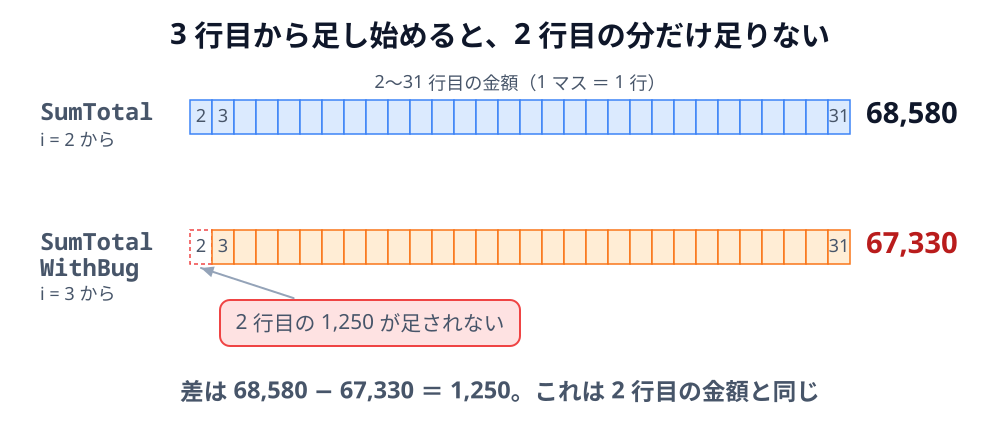

The script that saved this image:
"""3-4: 1 行ずれのバグ。正しい SumTotal は 2 行目から足して 68,580。バグありは 3 行目から足すので 2 行目の 1,250 が抜けて 67,330（PART-WHOLE / SCALE）。"""
import sys
sys.path.insert(0, "/Users/seekseep/.claude/skills/genfig")
from genfig import Canvas
from genfig.tokens import PALETTE

c = Canvas(1000, 430)
c.text(500, 44, "3 行目から足し始めると、2 行目の分だけ足りない", scale="heading")

CW, CH, X0 = 22, 34, 190


def strip(y, start, color):
    for k, row in enumerate(range(2, 32)):
        x = X0 + k * CW
        used = row >= start
        p = PALETTE[color if used else "red"]
        dash = '' if used else ' stroke-dasharray="4 3"'
        c.raw(f'<rect x="{x}" y="{y}" width="{CW}" height="{CH}" fill="{p["bg"] if used else "#ffffff"}" '
              f'stroke="{p["border"]}" stroke-width="1.5"{dash}/>')
        if row in (2, 3, 31):
            c.text(x + CW / 2, y + CH / 2 + 5, str(row), scale="caption")


c.text(X0 + 15 * CW, 88, "2〜31 行目の金額（1 マス ＝ 1 行）", scale="caption")
c.text(40, 120, "SumTotal", scale="label", align="left", font="technical")
c.text(40, 146, "i = 2 から", scale="caption", align="left")
strip(100, 2, "blue")
c.text(X0 + 30 * CW + 16, 123, "68,580", scale="heading", align="left")

c.text(40, 250, "SumTotal", scale="label", align="left", font="technical")
c.text(40, 276, "WithBug", scale="label", align="left", font="technical")
c.text(40, 300, "i = 3 から", scale="caption", align="left")
strip(230, 3, "orange")
c.text(X0 + 30 * CW + 16, 253, "67,330", scale="heading", align="left", fill="#b91c1c")
miss = c.sticky(X0 + 30, 300, 300, 46, color="red", rx=10, weight="thin")
c.text(X0 + 180, 329, "2 行目の 1,250 が足されない", scale="body")
c.link(miss, (X0 + CW / 2, 230 + CH + 4), primary=False)

c.text(500, 400, "差は 68,580 − 67,330 ＝ 1,250。これは 2 行目の金額と同じ", scale="label")
c.save("01-off-by-one.svg")
